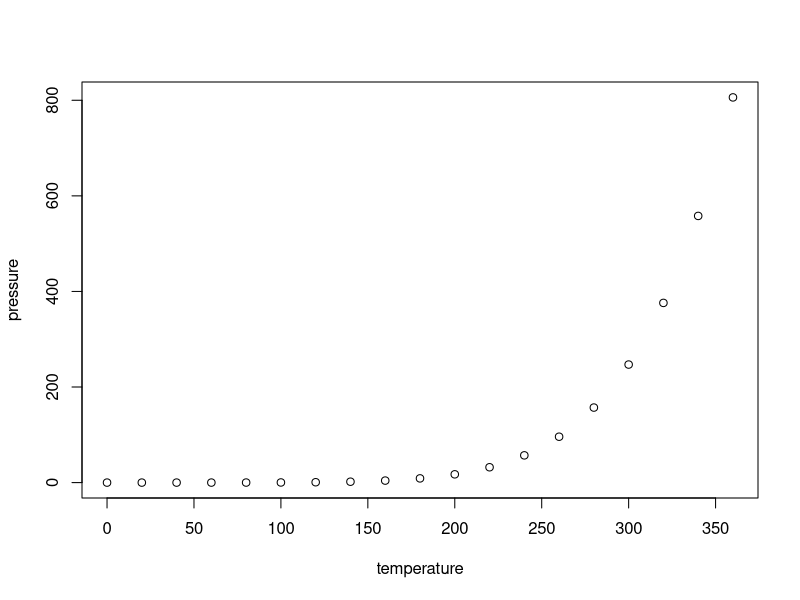
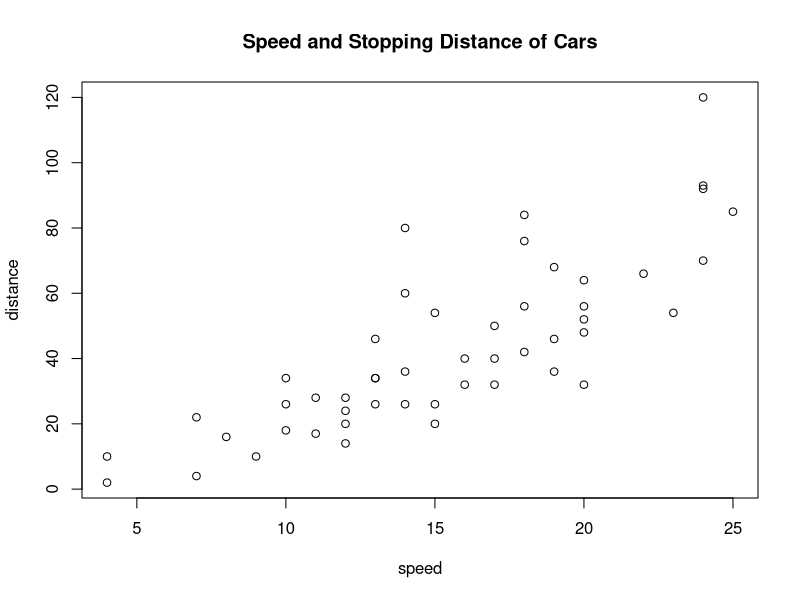
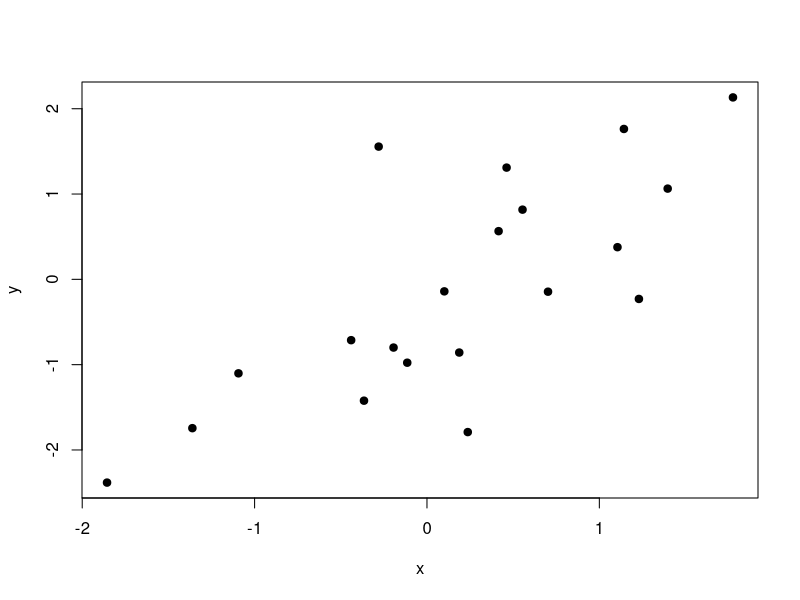
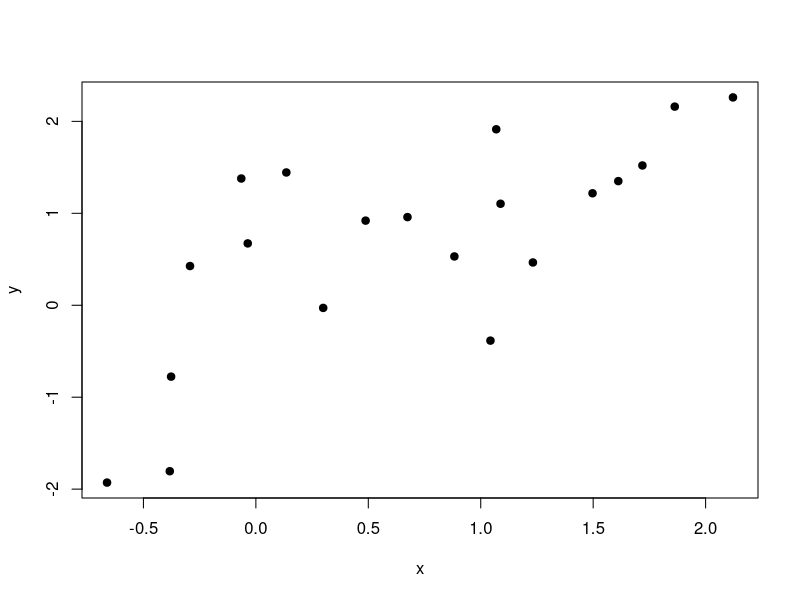

The R script that drew these images, in order:
## ---- chunk 1
knitr::opts_chunk$set(echo = TRUE)
## ---- chunk 2
summary(cars)
## ---- chunk 3
plot(pressure)
## ---- chunk 4
data(pressure)
?median()
## ---- chunk 5
pressure[1:10,1:2]
## ---- chunk 6
head(pressure)
## ---- chunk 7
data(cars)
median(cars$dist)
## ---- chunk 8
mean(cars$speed)
## ---- chunk 9
summary(cars)
## ---- chunk 10
plot(dist~speed, data = cars, xlab = "speed", ylab = "distance",main = "Speed and Stopping Distance of Cars")
## ---- chunk 11
data(iris)
sum(iris$Sepal.Length[25] + iris$Sepal.Length[26])/2
## ---- chunk 12
sum(iris$Petal.Length[iris$Petal.Length<3])
## ---- chunk 13
4*iris$Sepal.Length[iris$Species=="virginica"][10]/(2^3)
## ---- chunk 14
4*(sum(iris$Sepal.Width[iris$Species == "setosa"])/2)^3
## ---- chunk 15
set.seed(13) ## set the random seed
x <- rnorm(n = 20) ## generate predictor variable
y <- rnorm(n = 20, mean = x) ## generate response variable
plot(y ~ x, pch = 19) ## plot (x,y) pairs

## ---- chunk 16
set.seed(14)
x <- rnorm(n = 20) ## generate predictor variable
y <- rnorm(n = 20, mean = x) ## generate response variable
plot(y ~ x, pch = 19) ## plot (x,y) pairs
